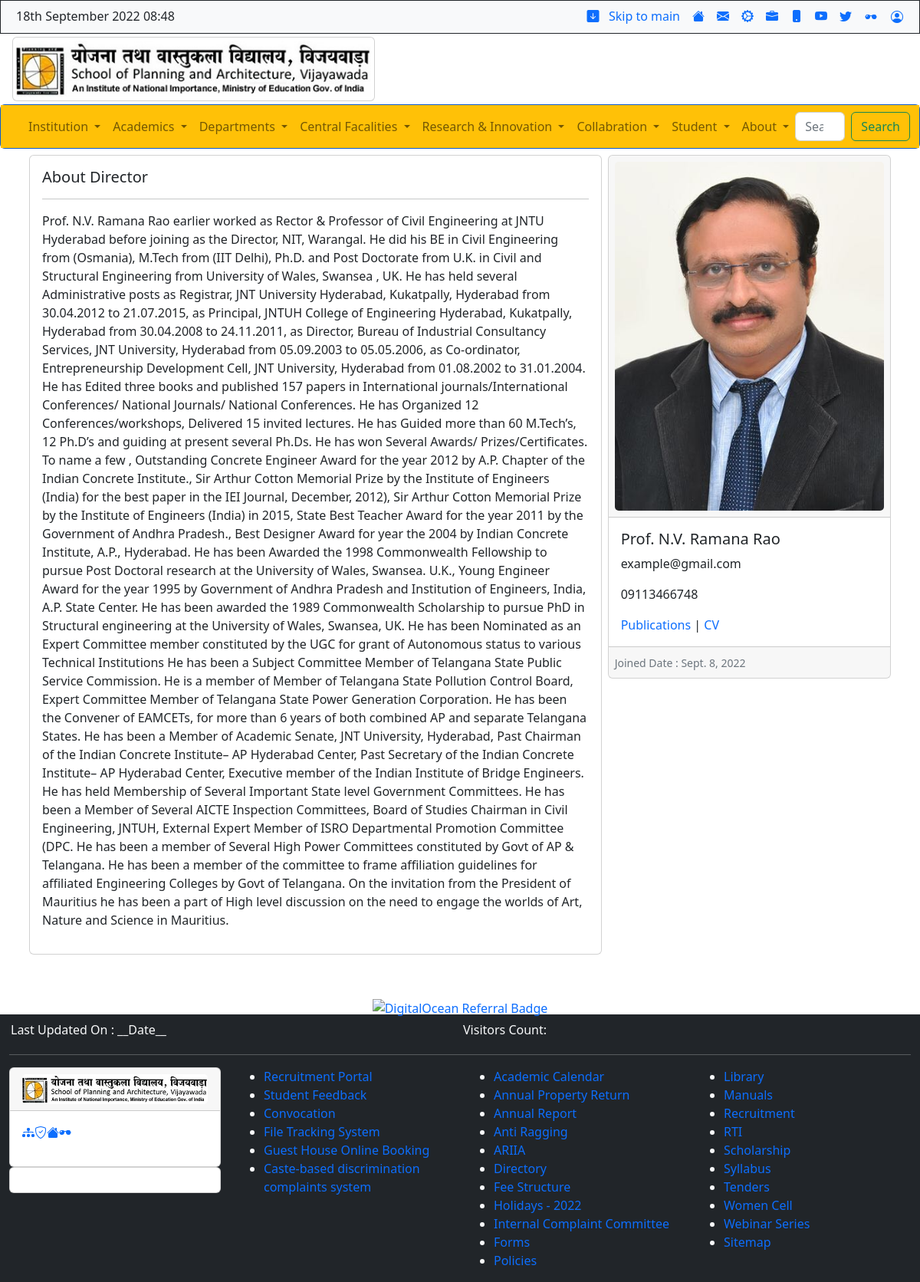
Page /director/ on the earlier database version.
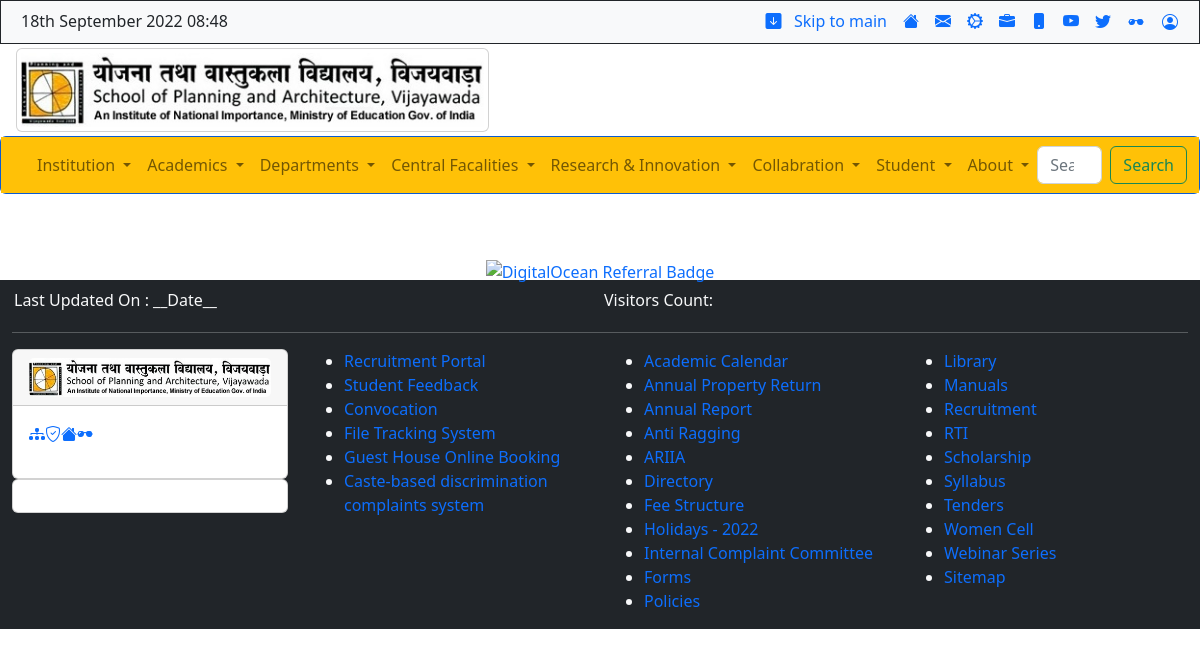
Same page on the later database version.
### spav/models.py (models this page shows, shortened)
class Director(models.Model):
    name = models.CharField(max_length=50)
    about = models.TextField()
    DESIG_CHOICES = (
        ('Director','Director'),
        ('Director in Charge ','Director in Charge '),
    )
    designation = models.CharField(max_length=50, choices=DESIG_CHOICES)
    date = models.DateField(auto_now=False, auto_now_add=False)
    profile_Pic = models.ImageField(upload_to='profiles', max_length=254)
    email = models.EmailField(max_length=254, null=False)
    phone = models.CharField(max_length=14)
    cv = models.FileField(upload_to='cv', max_length=100, default=None ,null=False)
    Publications = models.URLField(max_length=200)

### spav/views.py (the view)
# urls.py: path('director/', views.director, name='director'),
def director(request):
    return render(request, 'director.html', context )

### templates/director.html (shortened to what this page needs)
{% extends 'base.html' %}
{% block director %}
<section>
    <div class="container p-2">
        <div class="row g-2">
            <div class="col-sm-8">
                {% for c in directorData %}
                <div class="card">
                    <div class="card-body">
                        <h5>About Director</h5>
                        <hr>
                        <p>{{c.about}}</p>
                    </div>
                </div>
                {% endfor %}
            </div>
            <div class="col-sm-4">
                {% for c in directorData %}
                <div class="card">
                    <div class="card-header p-2"><img src="{{c.profile_Pic.url}}" alt="" class="card-img"></div>
                    <div class="card-body">
                        <h5 class="card-heading">{{c.name}}</h5>
                        <p>{{c.email}}</p>
                        <p>{{c.phone}}</p>
                        <a href="{{c.Publications}}">Publications</a> |
                        <a href="{{c.cv.url}}">CV</a>
                    </div>
                    <div class="card-footer p-2"><small class="text-muted">Joined Date : {{c.date}}</small></div>
                </div>
                {% endfor %}
            </div>
        </div>
    </div>
</section>
<br>
{% endblock director %}

Differences in the rows shown:
removed Director: about "Prof. N.V. Ramana Rao earlier worked as Rector & Professor of Civil Engineering at JNTU Hyderabad before joining as the Director, NIT, Warangal. He did his BE in Civil Engineering from (Osmania), M.Tech from (IIT Delhi), Ph.D. and Post Doctorate from U.K. in Civil and Structural Engineering from University of Wales, Swansea , UK. He has held several Administrative posts as Registrar, JNT University Hyderabad, Kukatpally, Hyderabad from 30.04.2012 to 21.07.2015, as Principal, JNTUH College of Engineering Hyderabad, Kukatpally, Hyderabad from 30.04.2008 to 24.11.2011, as Director, Bureau of Industrial Consultancy Services, JNT University, Hyderabad from 05.09.2003 to 05.05.2006, as…", profile_Pic (picture), name "Prof. N.V. Ramana Rao", email "example@gmail.com", phone "09113466748", date "Sept. 8, 2022"
